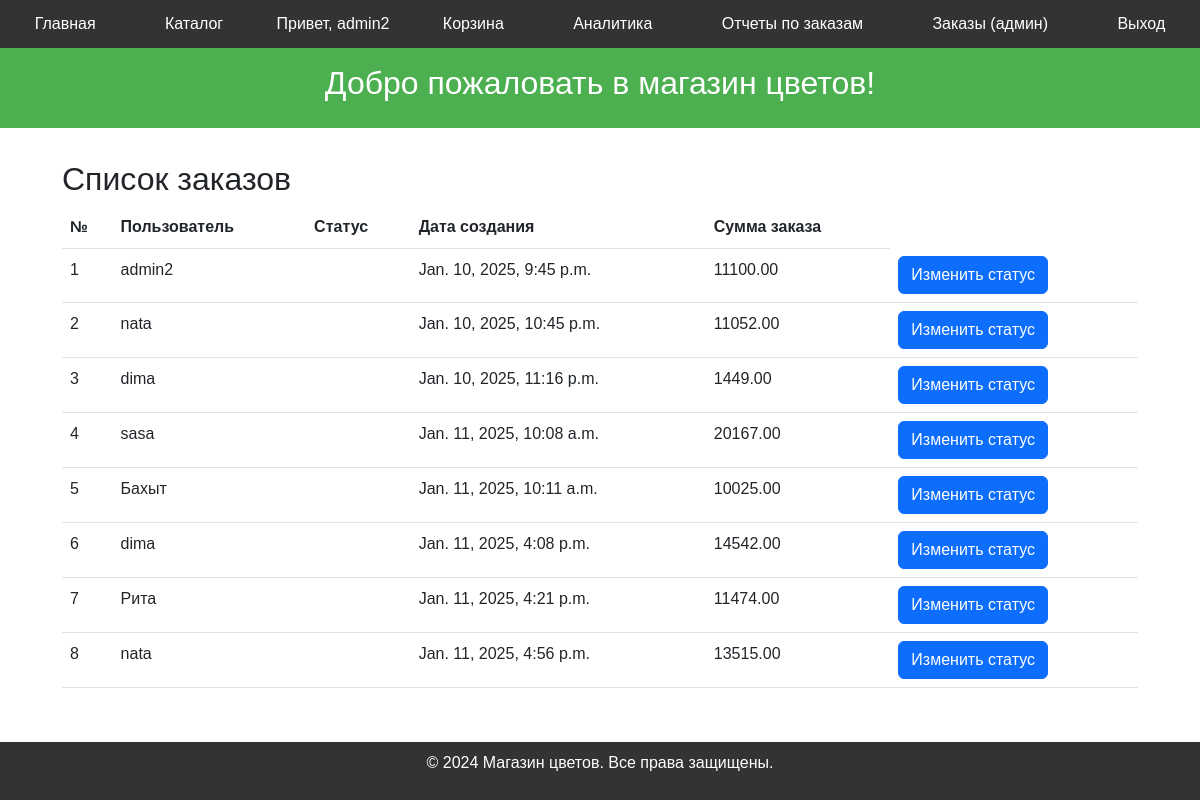
Page /orders/orders/ (signed in) on the earlier database version.
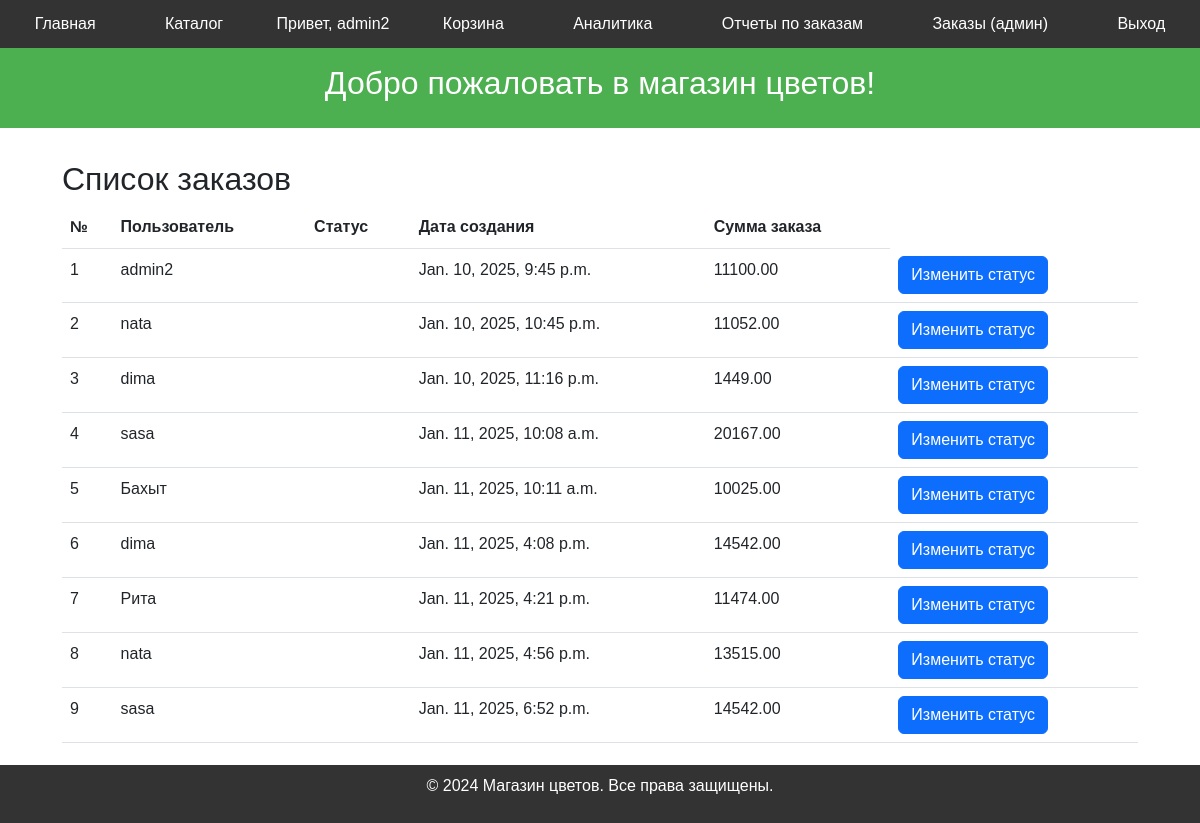
Same page on the later database version.
### orders/models.py (models this page shows, shortened)
class Order(models.Model):
    STATUS_CHOICES = [
        ('pending', 'Ожидает'),
        ('paid', 'Оплачен'),
        ('shipped', 'Отправлен'),
        ('delivered', 'Доставлен'),
        ('cancelled', 'Отменен'),
    ]
    user = models.ForeignKey(settings.AUTH_USER_MODEL, on_delete=models.CASCADE, related_name="orders")
    status = models.CharField(max_length=50, default="В обработке")
    created_at = models.DateTimeField(auto_now_add=True)
    updated_at = models.DateTimeField(auto_now=True)
    unique_key = models.UUIDField(default=uuid.uuid4, unique=True)
    total_price = models.DecimalField(max_digits=10, decimal_places=2, default=0, verbose_name="Общая стоимость заказа")
    recipient_name = models.CharField(max_length=100, blank=True, verbose_name='Имя получателя')
    phone = models.CharField(max_length=15, blank=True, verbose_name='Телефон')
    address = models.TextField(blank=True, verbose_name='Адрес доставки')
    comment = models.TextField(blank=True, verbose_name='Комментарий к заказу')

### users/models.py (models this page shows)
class User(AbstractUser):
    groups = models.ManyToManyField(Group, related_name='custom_user_set')
    user_permissions = models.ManyToManyField(Permission, related_name='custom_user_permissions_set')
    phone = models.CharField(max_length=15, blank=True)
    address = models.TextField(blank=True)
    email = models.EmailField(unique=True)
    telegram_id = models.CharField(max_length=50, blank=True, null=True, unique=True, verbose_name="Telegram ID")

### orders/views.py (the view)
# urls.py: path('orders/', order_list, name='order_list'),
@user_passes_test(is_admin)
def order_list(request):
    orders = Order.objects.all()
    return render(request, 'orders/order_list.html', {'orders': orders})

### orders/views.py (called while the page is built)
def is_admin(user):
    return user.is_staff

### templates/orders/order_list.html (shortened to what this page needs)
{% extends 'base.html' %}
{% block content %}
<h2>Список заказов</h2>
<table class="table">
    <thead>
        <tr>
            <th>№</th>
            <th>Пользователь</th>
            <th>Статус</th>
            <th>Дата создания</th>
            <th>Сумма заказа</th>
        </tr>
    </thead>
    <tbody>
        {% for order in orders %}
        <tr>
            <td>{{ order.id }}</td>
            <td>{{ order.user.username }}</td>
            <td>{{ order.get_status_display }}</td>
            <td>{{ order.created_at }}</td>
            <td>{{ order.total_price }}</td>
            <td><a href="{% url 'order_update' order.id %}" class="btn btn-primary">Изменить статус</a></td>
        </tr>
        {% endfor %}
    </tbody>
</table>
{% endblock %}

Differences in the rows shown:
added Order: id "9", user.username "sasa", created_at "Jan. 11, 2025, 6:52 p.m.", total_price "14542.00"
